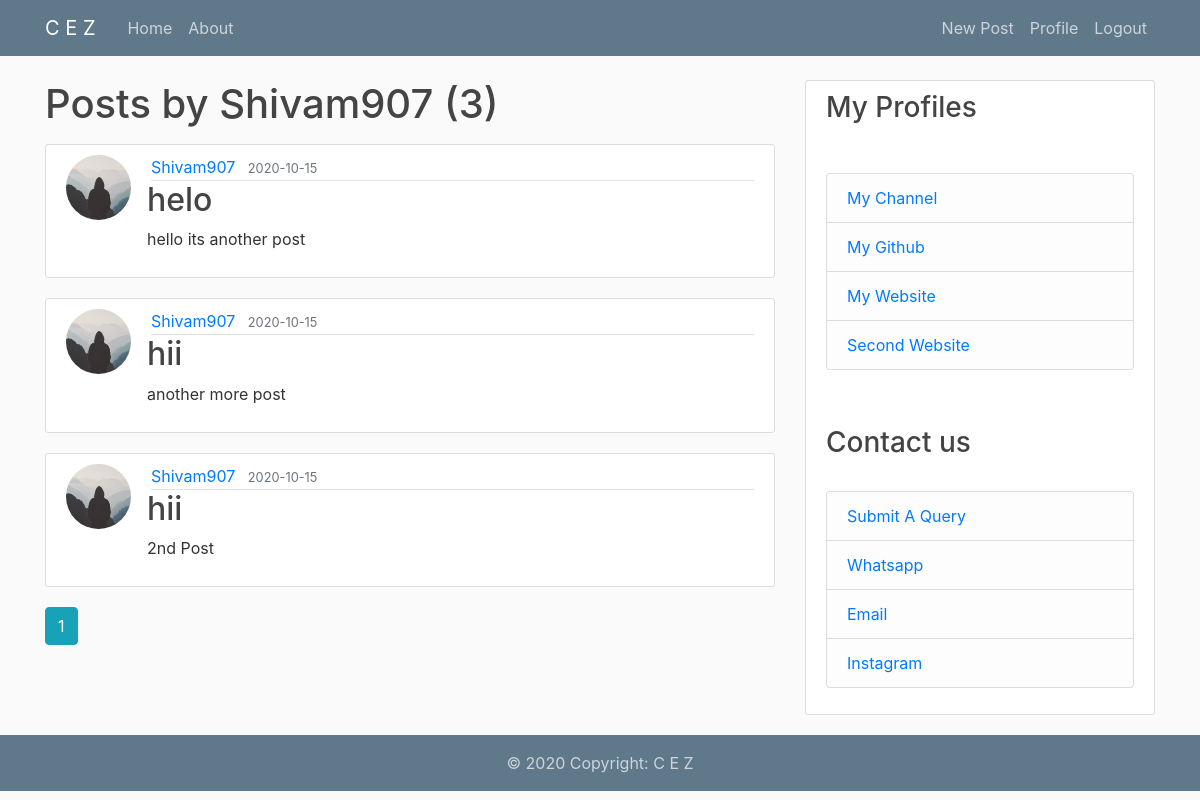
The app's page /user/Shivam907 (signed in) with its own data.
### flaskblog/models.py (models this page shows, shortened)
class User(db.Model, UserMixin):
    id = db.Column(db.Integer, primary_key=True)
    username = db.Column(db.String(20), unique=True, nullable=False)
    email = db.Column(db.String(120), unique=True, nullable=False)
    image_file = db.Column(db.String(20), nullable=False, default='default.jpg')
    password = db.Column(db.String(60), nullable=False)
    posts = db.relationship('Post', backref='author', lazy=True)

class Post(db.Model):
    id = db.Column(db.Integer, primary_key=True)
    title = db.Column(db.String(100), nullable=False)
    date_posted = db.Column(db.DateTime, nullable=False, default=datetime.utcnow)
    content = db.Column(db.Text, nullable=False)
    user_id = db.Column(db.Integer, db.ForeignKey('user.id'), nullable=False)
    img_file = db.Column(db.String(20), nullable=False, default='default.jpg'), '{self.img_file}'

### flaskblog/routes.py (the view)
@app.route("/user/<string:username>")
def user_posts(username):
    page = request.args.get('page', 1, type=int)
    user = User.query.filter_by(username=username).first_or_404()
    posts = Post.query.filter_by(author=user)\
        .order_by(Post.date_posted.desc())\
        .paginate(page=page, per_page=5)
    return render_template('user_posts.html', posts=posts, user=user)

### flaskblog/models.py (called while the page is built)
@login_manager.user_loader
def load_user(user_id):
    return User.query.get(int(user_id))

### flaskblog/templates/user_posts.html
{% extends "layout.html" %}
{% block content %}
    <h1 class="mb-3">Posts by {{ user.username }} ({{ posts.total }})</h1>
    {% for post in posts.items %}
        <article class="media content-section">
          <img class="rounded-circle article-img" src="{{ url_for('static', filename='profile_pics/' + post.author.image_file) }}">
          <div class="media-body">
            <div class="article-metadata">
              <a class="mr-2" href="{{ url_for('user_posts', username=post.author.username) }}">{{ post.author.username }}</a>
              <small class="text-muted">{{ post.date_posted.strftime('%Y-%m-%d') }}</small>
            </div>
            <h2><a class="article-title" href="{{ url_for('post', post_id=post.id) }}">{{ post.title }}</a></h2>
            <p class="article-content">{{ post.content }}</p>
          </div>
        </article>
    {% endfor %}
    {% for page_num in posts.iter_pages(left_edge=1, right_edge=1, left_current=1, right_current=2) %}
      {% if page_num %}
        {% if posts.page == page_num %}
          <a class="btn btn-info mb-4" href="{{ url_for('user_posts', username=user.username, page=page_num) }}">{{ page_num }}</a>
        {% else %}
          <a class="btn btn-outline-info mb-4" href="{{ url_for('user_posts', username=user.username, page=page_num) }}">{{ page_num }}</a>
        {% endif %}
      {% else %}
        ...
      {% endif %}
    {% endfor %}
{% endblock content %}

### flaskblog/static/main.css (style rules this page uses)
body { background: #fafafa; color: #333333; margin-top: 5rem; }
h1, h2, h3, h4, h5, h6 { color: #444444; }
.content-section { background: #ffffff; padding: 10px 20px; border: 1px solid #dddddd; border-radius: 3px; margin-bottom: 20px; }
.article-title { color: #444444; }
.article-content { white-space: pre-line; }
.article-img { height: 65px; width: 65px; margin-right: 16px; }
.article-metadata { padding-bottom: 1px; margin-left: 4px; border-bottom: 1px solid #e3e3e3 }

### flaskblog/templates/layout.html (style rules this page uses)
img { width: 40px; height: 40px; }

### records on screen
User: username "Shivam907"
Post: image_file (placeholder picture), author.username "Shivam907", date_posted "2020-10-15", title "helo", content "hello its another post"
Post: image_file (placeholder picture), author.username "Shivam907", date_posted "2020-10-15", title "hii", content "another more post"
Post: image_file (placeholder picture), author.username "Shivam907", date_posted "2020-10-15", title "hii", content "2nd Post"

### other values on screen
{{ posts.total }} "3"
{{ page_num }} "1"
